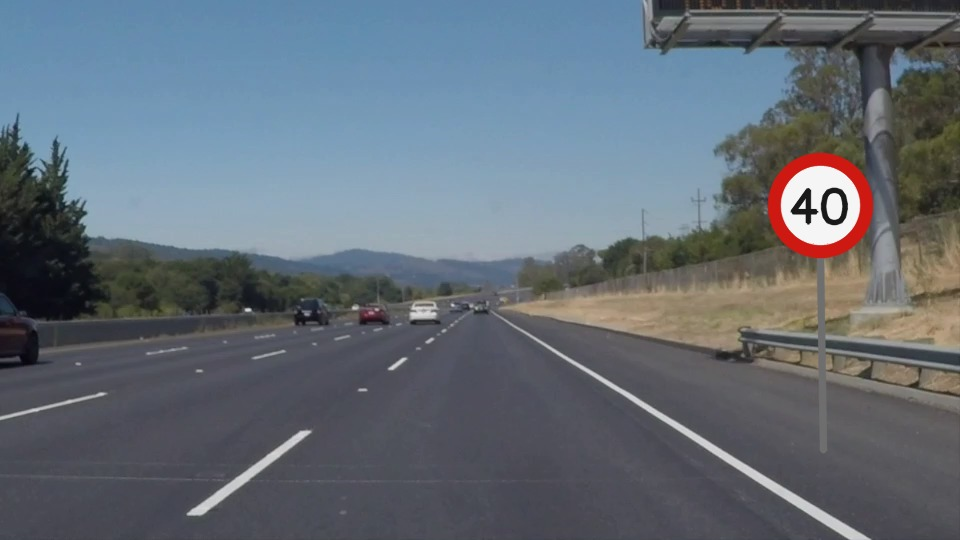
#> input picture exemplos_tp2/Aula_Formas_Keypoints_40_Independentes/dados/rua_01.jpg, 960 x 540 px
$ python 05_houghcircles_primeiro.py
#> lines starting #> are read from the running program, lines starting #| are printed output that depends on the picture; after the words box and inside, x2 and y2 are one past the last pixel; in counts of white or black regions, pixels touching at a corner belong together
"""
EXEMPLO 05 - Houghcircles Primeiro

OBJETIVO DA AULA
Executar a primeira detecção de círculos e desenhar centros e raios.

COMO FUNCIONA, ETAPA POR ETAPA
cv2.HoughCircles vota em candidatos; dp controla resolução do acumulador; param1 é limiar alto do Canny interno; param2 controla exigência dos centros. O programa é inteiramente autônomo: importa OpenCV e
NumPy, identifica a pasta onde se encontra, lê os arquivos da pasta dados,
executa as operações descritas abaixo e salva os resultados em sua própria
pasta sob saidas/. Nenhuma função é importada de outro arquivo Python.

POR QUE ISSO IMPORTA NA PERCEPÇÃO VEICULAR
É a etapa clássica de localização geométrica de placas circulares, antes de reconhecê-las. A câmera entrega intensidades de pixels; nenhuma dessas
rotinas, isoladamente, compreende semanticamente a cena ou garante
funcionamento sob qualquer iluminação, chuva ou oclusão.

COMO EXECUTAR
    python exemplos/05_houghcircles_primeiro.py

EXPERIMENTO PARA OS ALUNOS
Altere um parâmetro de cada vez, compare visualmente as imagens produzidas
e registre as medidas impressas no terminal. Compare também pelo menos duas
cenas. Não confunda número de detecções com acerto sem ter anotações de
referência validadas. Os arquivos são salvos automaticamente; não precisa
abrir janelas GUI, sendo adequado ao Google Colab.

CUIDADOS E LIMITAÇÕES
As fotografias de fundo são reais, mas os sinais circulares são sobrepostos
artificialmente para estudo. O vídeo de fluxo óptico é uma simulação criada
com transformação dos frames de uma cena real. O indicador de apoio do anel
é heurístico, NÃO uma confiança probabilística fornecida pelo OpenCV. A
velocidade estimada em pixels/frame NÃO representa, sem calibração e
profundidade, a velocidade real de um obstáculo em metros por segundo.
"""

import cv2
import numpy as np
import time
import csv
from pathlib import Path

# Cada programa contém integralmente as funções que usa: sem arquivo apoio.py.
BASE = Path(__file__).resolve().parent.parent
DADOS = BASE / 'dados'
SAIDA = BASE / 'saidas' / Path(__file__).stem
SAIDA.mkdir(parents=True, exist_ok=True)

def carregar(nome='rua_01.jpg'):
#> called with nome = 'rua_01.jpg'
    imagem = cv2.imread(str(DADOS / nome), cv2.IMREAD_COLOR)
#> imagem is the input picture: shape (540, 960, 3); mean B, G, R 118.3, 108.6, 99.3
    if imagem is None:
        raise FileNotFoundError(f'Imagem ausente: {DADOS / nome}')
    return imagem

def salvar(nome, imagem):
    destino = SAIDA / nome
    if not cv2.imwrite(str(destino), imagem):
        raise IOError(f'Não foi possível salvar {destino}')
    print('Imagem salva:', destino)
    return destino

def painel(imagens, nomes, arquivo='painel.jpg', colunas=3):
    # Redimensiona cada célula e cria o mosaico de forma legível sem GUI.
    largura, altura = 500, 300
    blocos = []
    for img, nome in zip(imagens, nomes):
        if img.ndim == 2: img = cv2.cvtColor(img, cv2.COLOR_GRAY2BGR)
        vis = cv2.resize(img, (largura, altura), interpolation=cv2.INTER_AREA)
        cv2.rectangle(vis, (0, 0), (largura, 32), (14, 25, 41), -1)
        cv2.putText(vis, nome[:54], (12, 23), cv2.FONT_HERSHEY_SIMPLEX,
                    .63, (245, 245, 245), 2, cv2.LINE_AA)
        blocos.append(vis)
    while len(blocos) % colunas:
        blocos.append(np.full((altura, largura, 3), 240, np.uint8))
    linhas = [np.hstack(blocos[i:i + colunas]) for i in range(0, len(blocos), colunas)]
    return salvar(arquivo, np.vstack(linhas))

def preparar_circulos(img):
    # O HoughCircles opera em 8 bits e costuma responder melhor após suavização.
    cinza = cv2.cvtColor(img, cv2.COLOR_BGR2GRAY)
    return cv2.GaussianBlur(cinza, (7, 7), 1.5)

def confianca_heuristica(gray, x, y, r):
    # NÃO é uma probabilidade da HoughCircles. Calcula a fração do anel
    # com bordas Canny próximas, gerando somente um escore heurístico [0,1].
    e = cv2.Canny(gray, 80, 160)
    dilatada = cv2.dilate(e, np.ones((3,3),np.uint8), iterations=1)
    angulos = np.linspace(0, 2*np.pi, 96, endpoint=False)
    xs = np.clip(np.rint(x+r*np.cos(angulos)).astype(int),0,e.shape[1]-1)
    ys = np.clip(np.rint(y+r*np.sin(angulos)).astype(int),0,e.shape[0]-1)
    return float(np.mean(dilatada[ys, xs] > 0))

def detectar_circulos(imagem, dp=1.2, minDist=35, param1=135, param2=32,
                      minRadius=12, maxRadius=80, somente_vermelhos=False):
#> called with dp = 1.2, minDist = 35, param1 = 135, param2 = 27, minRadius = 12, maxRadius = 80, somente_vermelhos = True
    gray = preparar_circulos(imagem)
#> in preparar_circulos, `cinza = cv2.cvtColor(img, cv2.COLOR_BGR2GRAY)`:
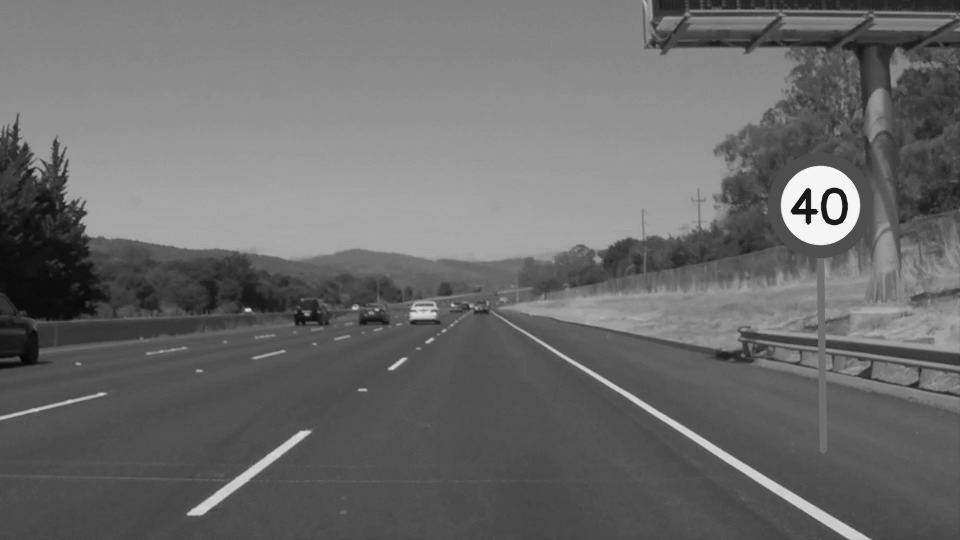
#> cinza: shape (540, 960); min 5, max 255, mean 106.9
    t0 = time.perf_counter()
    raw = cv2.HoughCircles(gray, cv2.HOUGH_GRADIENT, dp=dp, minDist=minDist,
                           param1=param1, param2=param2,
                           minRadius=minRadius, maxRadius=maxRadius)
#> raw = [[820.2, 204.6, 39.84], [857.4, 205.8, 31.32]]
    ms = (time.perf_counter()-t0)*1000
    achados = [] if raw is None else np.rint(raw[0]).astype(int).tolist()
#> achados = [[820, 205, 40], [857, 206, 31]]
    if somente_vermelhos and achados:
        # Filtro geométrico + cromático para exemplos de placas vermelhas.
        # Não usar este filtro para placas azuis ou sinais sem borda vermelha.
        hsv = cv2.cvtColor(imagem, cv2.COLOR_BGR2HSV)
#> hsv: shape (540, 960, 3); mean H, S, V 94.7, 52.9, 123.4
        mascara = cv2.inRange(hsv,(0,65,70),(13,255,255)) | cv2.inRange(hsv,(168,65,70),(179,255,255))
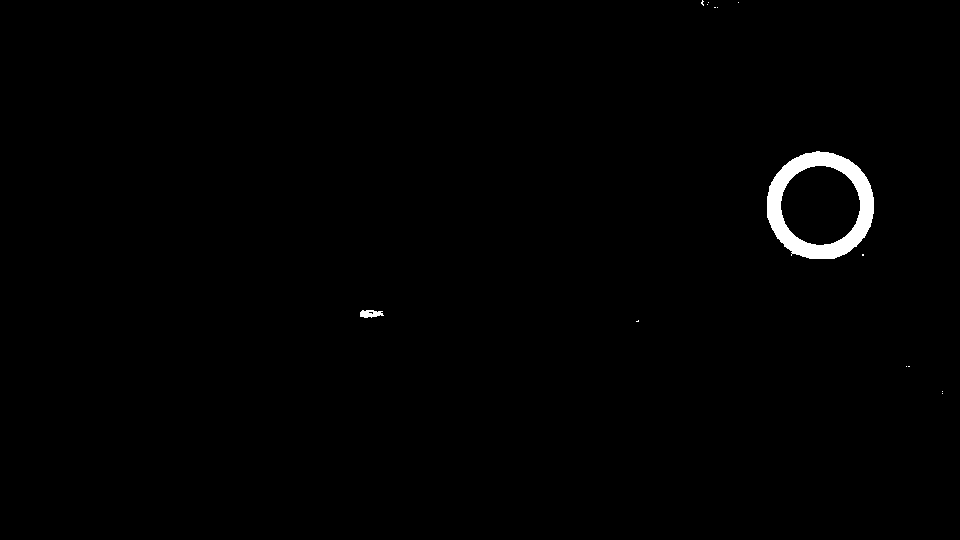
#> mascara: shape (540, 960); 0.86% white; 14 white regions (12 under 20 px), largest, box (x1, y1, x2, y2) and area: (767, 151, 874, 259) 4299, (360, 310, 384, 318) 138
        def apoio_vermelho(x,y,r):
            aa=np.linspace(0,2*np.pi,120,endpoint=False)
            valores=[]
            for frac in [.80,.87,.94,1.01,1.08]:
                xs=np.clip(np.rint(x+frac*r*np.cos(aa)).astype(int),0,mascara.shape[1]-1)
                ys=np.clip(np.rint(y+frac*r*np.sin(aa)).astype(int),0,mascara.shape[0]-1)
                valores.append(float(np.mean(mascara[ys,xs]>0)))
            return max(valores)
        candidatos=sorted([(apoio_vermelho(x,y,r),(x,y,r)) for x,y,r in achados],reverse=True)
#> after the loop in apoio_vermelho, `for frac in [.80,.87,.94,1.01,1.08]:`: valores = [0, 0, 0, 1, 1]
#> candidatos = [(1, (820, 205, 40)), (0.258, (857, 206, 31))]
        retidos=[]
        for score,(x,y,r) in candidatos:
            if score<.16: continue
            if any((x-u)**2+(y-v)**2 < max(15,int(min(r,rr)*.75))**2 for u,v,rr in retidos):continue
            retidos.append((x,y,r))
#> this loop made 2 passes
#> (score, x, y, r) on passes 1 to 2: (1, 820, 205, 40), (0.258, 857, 206, 31)
#> after the loop, retidos = [(820, 205, 40), (857, 206, 31)]
        achados=retidos
#> achados = [(820, 205, 40), (857, 206, 31)]
    return gray, achados, ms

def desenhar_circulos(img, circulos, gray=None):
    vis = img.copy()
    for j,(x,y,r) in enumerate(circulos,1):
        cv2.circle(vis,(x,y),r,(0,240,0),2,cv2.LINE_AA)
        cv2.circle(vis,(x,y),3,(0,255,255),-1,cv2.LINE_AA)
        conf = confianca_heuristica(gray if gray is not None else preparar_circulos(img),x,y,r)
        cv2.putText(vis,f'{j} s={conf:.2f}',(max(2,x-r),max(20,y-r-8)),
                    cv2.FONT_HERSHEY_SIMPLEX,.5,(0,250,0),2,cv2.LINE_AA)
    return vis

# [84 lines left out: functions desenhar_linhas, detectar_harris, detectar_shi, desenhar_pontos, ler_frames, fluxo_lk and 1 more, not called in this run]

# ===== PROCEDIMENTO PRINCIPAL DO EXEMPLO =====
img=carregar();g,c,ms=detectar_circulos(img,param2=27,somente_vermelhos=True)
#> after `g, c, ms = detectar_circulos(img, param2=27, somente_vermelhos=True)`: c = [(820, 205, 40), (857, 206, 31)]; ms = 5.03
print(f'Configuração: dp=1.2 minDist=35 param1=135 param2=27; tempo={ms:.2f} ms; círculos={len(c)}')
#| Configuração: dp=1.2 minDist=35 param1=135 param2=27; tempo=5.03 ms; círculos=2
for x,y,r in c: print(f'centro=({x},{y}), raio={r}, apoio_de_borda={confianca_heuristica(g,x,y,r):.3f}')
#> this loop made 2 passes
#| centro=(820,205), raio=40, apoio_de_borda=1.000
#| centro=(857,206), raio=31, apoio_de_borda=0.250
#> pass 1, in confianca_heuristica, `dilatada = cv2.dilate(e, np.ones((3,3),np.uint8), iterations=1)`:
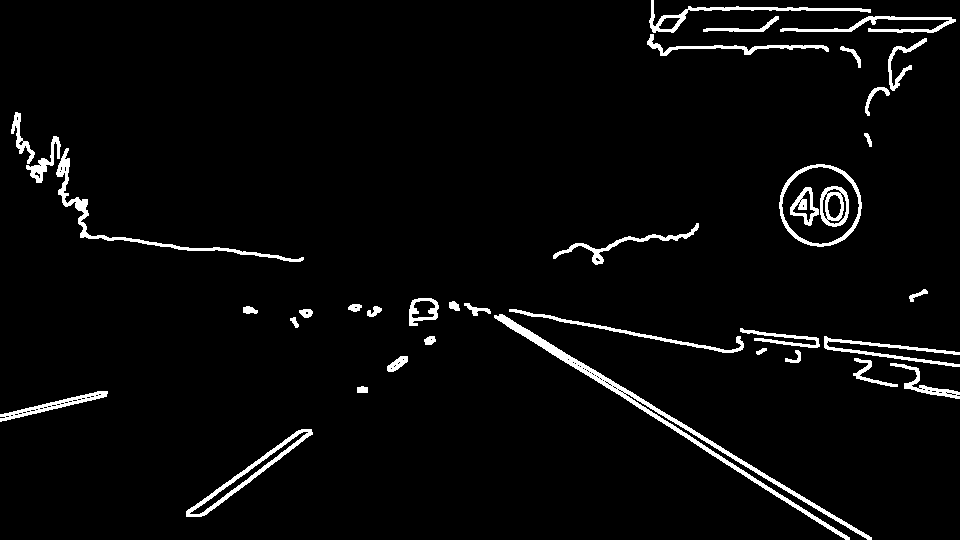
#> dilatada: shape (540, 960); 3.6% white; 37 white regions, largest, box (x1, y1, x2, y2) and area: (494, 314, 872, 540) 3490, (56, 148, 304, 262) 1440, (186, 429, 313, 517) 1241
painel([img,desenhar_circulos(img,c,g)],['Original','HoughCircles'],colunas=2)
#> the loop in desenhar_circulos, `for j,(x,y,r) in enumerate(circulos,1):` made 2 passes
#> (j, x, y, r, conf) on passes 1 to 2: (1, 820, 205, 40, 1), (2, 857, 206, 31, 0.25)
#> after the loop in desenhar_circulos, `for j,(x,y,r) in enumerate(circulos,1):`:
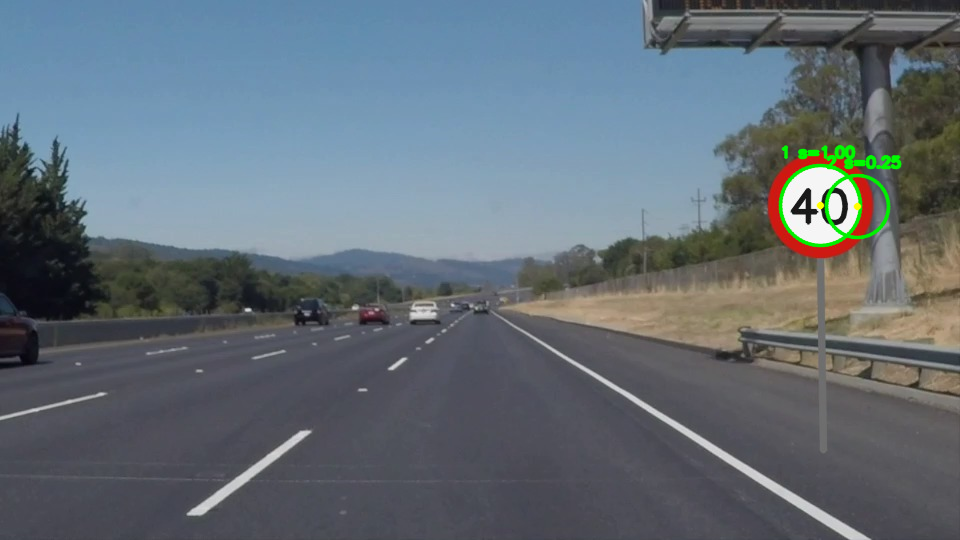
#> vis: shape (540, 960, 3); 0.71% of pixels changed, all inside (x1, y1, x2, y2) = (778, 144, 902, 248)
#> in painel, `largura, altura = 500, 300`: largura = 500; altura = 300
#> the loop in painel, `for img, nome in zip(imagens, nomes):` made 2 passes
#> nome on passes 1 to 2: 'Original', 'HoughCircles'
#> pass 1, in painel, `vis = cv2.resize(img, (largura, altura), interpolation=cv2.INTER_AREA)`:
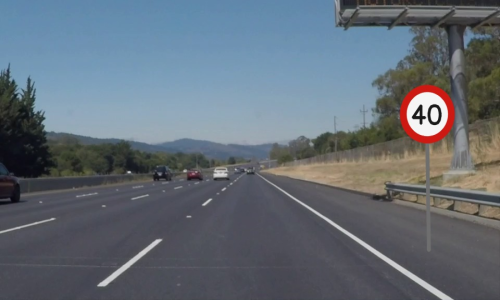
#> vis: shape (300, 500, 3); mean B, G, R 118.3, 108.6, 99.3
#> after the loop in painel, `for img, nome in zip(imagens, nomes):`:
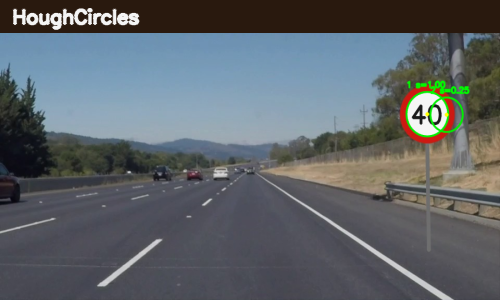
#> vis: shape (300, 500, 3); mean B, G, R 105.3, 100.5, 94.3
#> after the loop in painel, `for img, nome in zip(imagens, nomes):`: blocos = 2 items
#> in painel, `linhas = [np.hstack(blocos[i:i + colunas]) for i in range(0, len(bloco..`: linhas = 1 item
#> in salvar, `if not cv2.imwrite(str(destino), imagem):`:
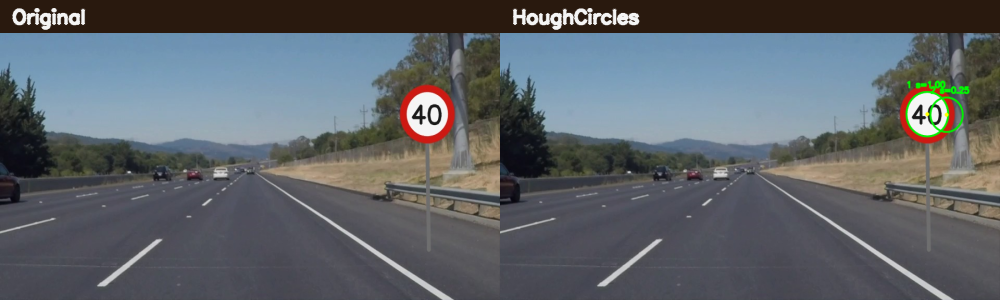
#> saved as painel.jpg: shape (300, 1000, 3); mean B, G, R 105.2, 99.8, 94.4

$ run again, with exemplos_tp2/Aula_Formas_Keypoints_40_Independentes/dados/rua_02.jpg copied over exemplos_tp2/Aula_Formas_Keypoints_40_Independentes/dados/rua_01.jpg
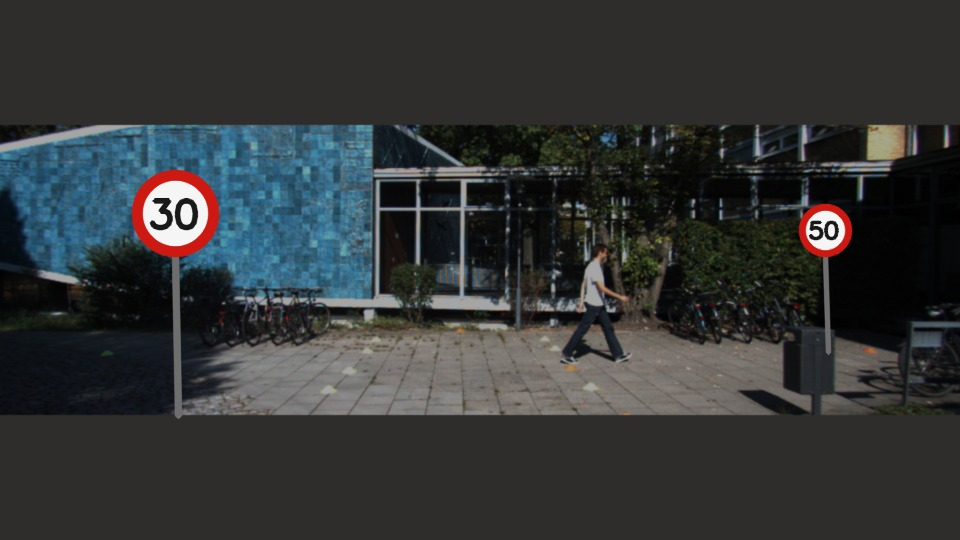
#> input picture exemplos_tp2/Aula_Formas_Keypoints_40_Independentes/dados/rua_02.jpg, 960 x 540 px
#> in carregar, imagem is the input picture: shape (540, 960, 3); mean B, G, R 54.5, 54.2, 51.5
#> raw = 20 rows, first 8: [174.6, 213, 32.88], [534.6, 237, 72.72], [451.8, 245.4, 76.68], [825, 229.8, 19.2], [394.2, 237, 70.08], [551.4, 282.6, 79.32], [420.6, 189, 45.84], [491.4, 257.4, 71.4]
#> in detectar_circulos, `achados = [] if raw is None else np.rint(raw[0]).astype(int).tolist()`: achados = 20 items, first 6: [175, 213, 33], [535, 237, 73], [452, 245, 77], [825, 230, 19], [394, 237, 70], [551, 283, 79]
#> hsv: shape (540, 960, 3); mean H, S, V 45, 47.2, 59.6
#> mascara: shape (540, 960); 0.94% white; 61 white regions (50 under 20 px), largest, box (x1, y1, x2, y2) and area: (131, 169, 220, 259) 2805, (798, 204, 852, 259) 1130, (595, 282, 632, 305) 172
#> after the loop in apoio_vermelho, `for frac in [.80,.87,.94,1.01,1.08]:`: valores = [0, 0, 0, 1, 1]
#> candidatos = 20 items
#> the loop in detectar_circulos, `for score,(x,y,r) in candidatos:` made 20 passes
#> (score, x, y, r) on passes 1 to 8: (1, 825, 230, 19), (1, 175, 213, 33), (0.117, 869, 142, 35), (0.117, 625, 254, 39), (0.0667, 811, 187, 53), (0.0583, 575, 239, 28), (0.05, 632, 293, 52), (0.0417, 551, 283, 79)
#> after the loop in detectar_circulos, `for score,(x,y,r) in candidatos:`: retidos = [(825, 230, 19), (175, 213, 33)]
#> ms = 20.89
#| Configuração: dp=1.2 minDist=35 param1=135 param2=27; tempo=20.89 ms; círculos=2
#> the loop `for x,y,r in c: print(f'centro=({x},{y}), raio={r}, apoio_de_borda={co..` made 2 passes
#> (printed output is left out)
#> the loop in desenhar_circulos, `for j,(x,y,r) in enumerate(circulos,1):` made 2 passes
#> (j, x, y, r, conf) on passes 1 to 2: (1, 825, 230, 19, 1), (2, 175, 213, 33, 1)
#> largura = 500; altura = 300
#> the loop in painel, `for img, nome in zip(imagens, nomes):` made 2 passes
#> nome on passes 1 to 2: 'Original', 'HoughCircles'
#> after the loop in painel, `for img, nome in zip(imagens, nomes):`:
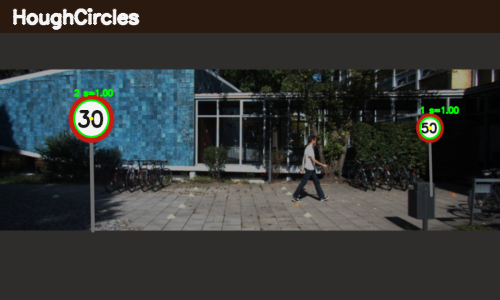
#> vis: shape (300, 500, 3); mean B, G, R 52.7, 54.4, 51.9
#> after the loop in painel, `for img, nome in zip(imagens, nomes):`: blocos = 2 items
#> linhas = 1 item
#> in salvar, `if not cv2.imwrite(str(destino), imagem):`:
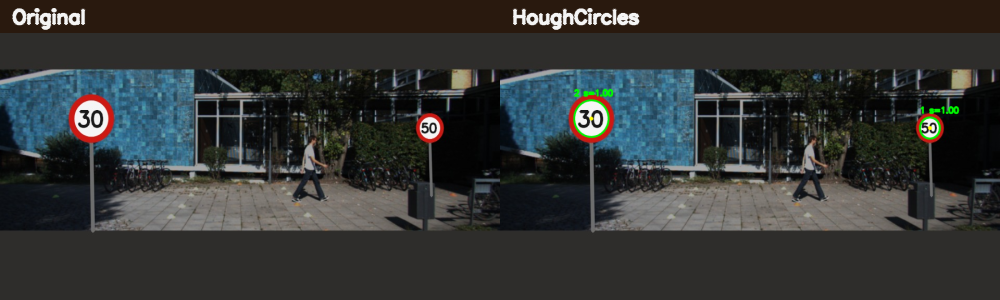
#> saved as painel.jpg: shape (300, 1000, 3); mean B, G, R 52.5, 53.7, 51.9
